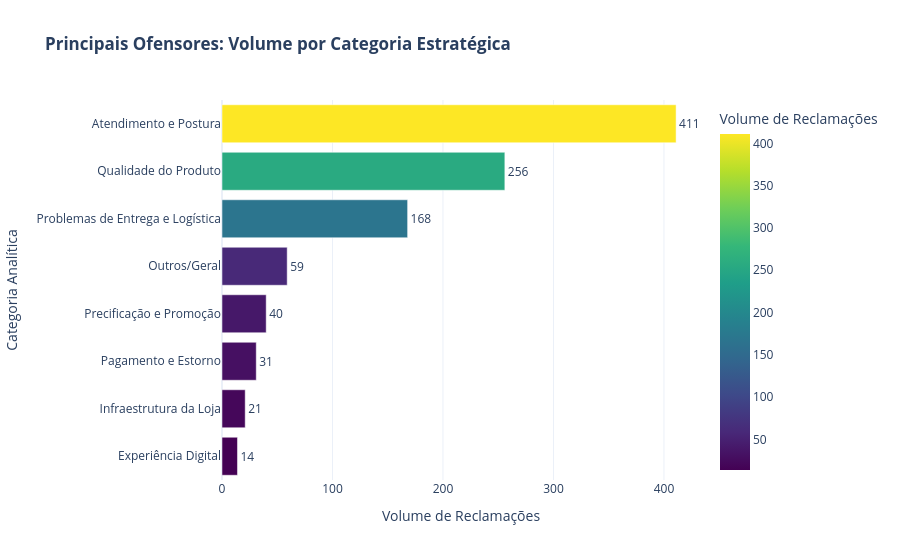

Notebook source saved alongside this figure:
### Code cell
# 4.2 Análise de Pareto (Principais Ofensores por Categoria Analítica)
pareto_cat = df_final['CATEGORIA_ANALITICA'].value_counts().reset_index()
pareto_cat.columns = ['CATEGORIA', 'TOTAL']

fig_pareto = px.bar(
    pareto_cat, 
    x='TOTAL', 
    y='CATEGORIA', 
    orientation='h',
    text='TOTAL',
    title='<b>Principais Ofensores: Volume por Categoria Estratégica</b>',
    labels={'TOTAL': 'Volume de Reclamações', 'CATEGORIA': 'Categoria Analítica'},
    color='TOTAL',
    color_continuous_scale='Viridis',
    template='plotly_white'
)

fig_pareto.update_layout(yaxis={'categoryorder':'total ascending'}) # Ordenar do maior para o menor no topo
fig_pareto.update_traces(textposition='outside')
fig_pareto.show()

### Figure 1 — Plotly figure (JSON) as saved in the notebook; plotly's stock layout.template omitted (floating-point values rounded to 4 significant figures)
{"data": [{"hovertemplate": "Volume de Reclamações=%{marker.color}<br>Categoria Analítica=%{y}<extra></extra>", "legendgroup": "", "marker": {"color": [411, 256, 168, 59, 40, 31, 21, 14], "coloraxis": "coloraxis", "pattern": {"shape": ""}}, "name": "", "orientation": "h", "showlegend": false, "text": [411.0, 256.0, 168.0, 59.0, 40.0, 31.0, 21.0, 14.0], "textposition": "outside", "type": "bar", "x": [411, 256, 168, 59, 40, 31, 21, 14], "xaxis": "x", "y": ["Atendimento e Postura", "Qualidade do Produto", "Problemas de Entrega e Logística", "Outros/Geral", "Precificação e Promoção", "Pagamento e Estorno", "Infraestrutura da Loja", "Experiência Digital"], "yaxis": "y"}], "layout": {"barmode": "relative", "coloraxis": {"colorbar": {"title": {"text": "Volume de Reclamações"}}, "colorscale": [[0, "#440154"], [0.1111, "#482878"], [0.2222, "#3e4989"], [0.3333, "#31688e"], [0.4444, "#26828e"], [0.5556, "#1f9e89"], [0.6667, "#35b779"], [0.7778, "#6ece58"], [0.8889, "#b5de2b"], [1, "#fde725"]]}, "legend": {"tracegroupgap": 0}, "title": {"text": "<b>Principais Ofensores: Volume por Categoria Estratégica</b>"}, "xaxis": {"anchor": "y", "domain": [0, 1], "title": {"text": "Volume de Reclamações"}}, "yaxis": {"anchor": "x", "categoryorder": "total ascending", "domain": [0, 1], "title": {"text": "Categoria Analítica"}}}}
